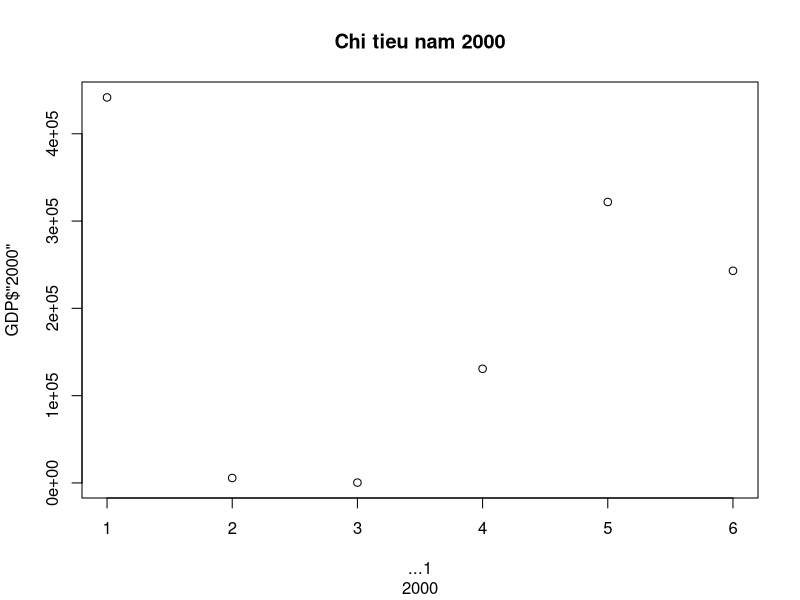
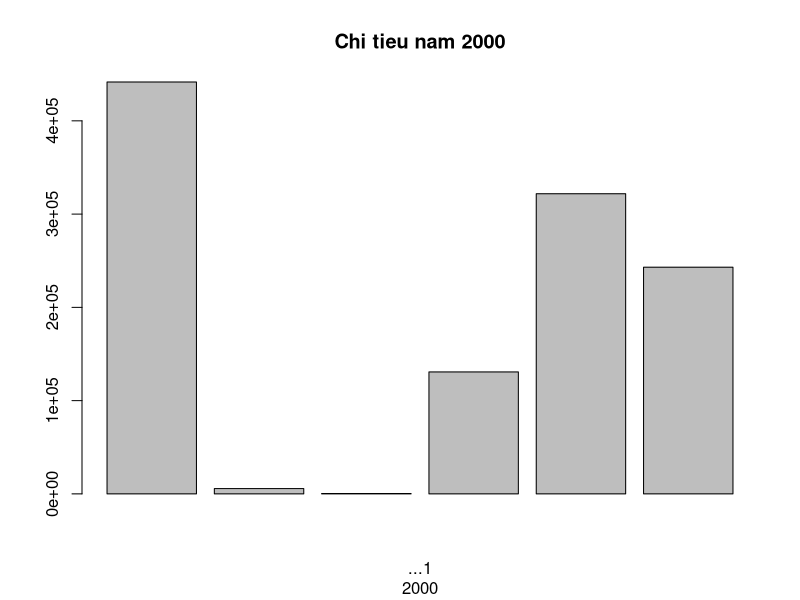
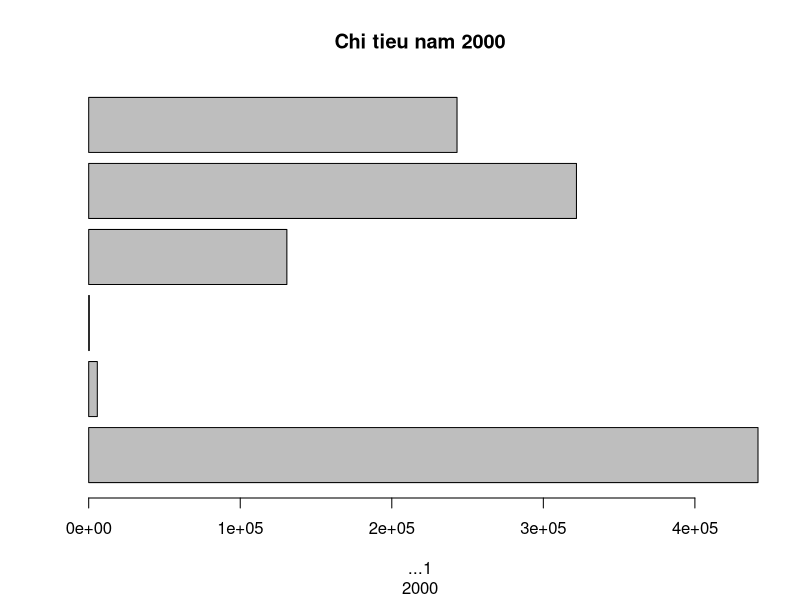

Write R code to recreate these figures, in order.
install.packages("readxl")
install.packages("dplyr")
install.packages("ggplot2")

library(readxl)
library(dplyr)
library("ggplot2")


setwd("D:\\R_Project\\Do_An_NNLT_R")

#đọc dữ liệu 
GDP <- read_excel("GDP_VN.xlsx", sheet = 1)

GDP

#hiển thị số dòng số côt 
dim(GDP)

#hiển thị tên các cột (biến) của dữ liệu 
names(GDP)

#hiển thị tên các cột (biến) và các thông tin đi kèm 
str(GDP)

#hiển thị tập dữ liệu 
GDP

plot(x = GDP$"2000",
     xlab = colnames(GDP),
     main = "Chi tieu nam 2000"
)


barplot(GDP$"2000",
        main = "Chi tieu nam 2000",
        xlab = colnames(GDP), horiz = FALSE
)

barplot(GDP$"2000",
        main = "Chi tieu nam 2000",
        xlab = colnames(GDP), horiz = TRUE
)
